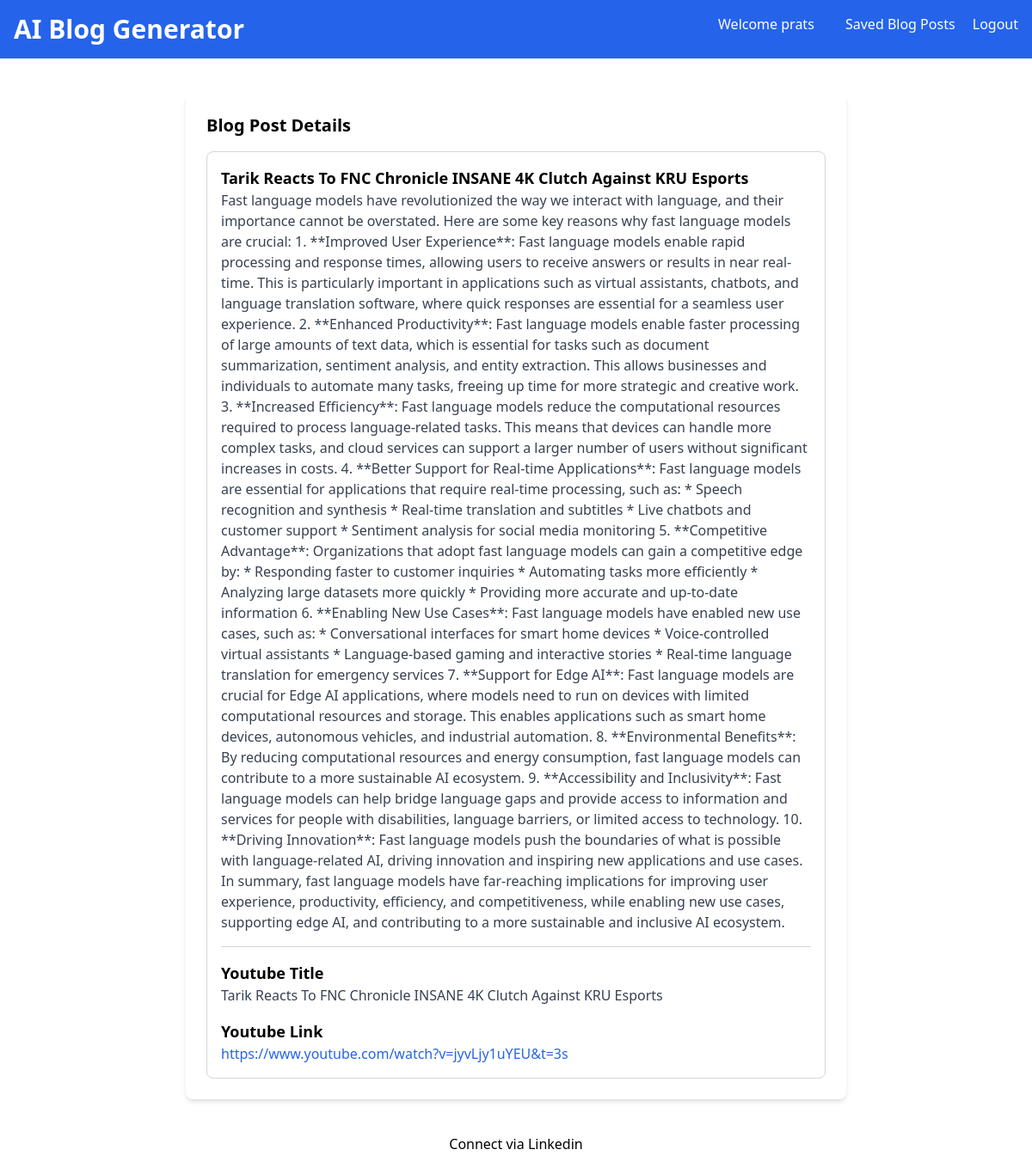
The page /blog-details/1/ (signed in) on the database its author committed.
### blog_generator/models.py (models this page shows, shortened)
class BlogPost(models.Model):
    user = models.ForeignKey(User, on_delete=models.CASCADE)
    youtube_title = models.CharField(max_length=300)
    youtube_link = models.URLField()
    generated_content = models.TextField()
    created_at = models.DateTimeField(auto_now_add=True)

### blog_generator/views.py (the view)
# urls.py: path('blog-details/<int:pk>/', views.blog_details, name='blog-details'),
def blog_details(request, pk):
    blog_article_detail = BlogPost.objects.get(id=pk)
    if request.user == blog_article_detail.user:
        return render(request, 'blog-details.html', {'blog_article_detail': blog_article_detail})
    else:
        return redirect('/')

### templates/blog-details.html (shortened to what this page needs)
<!DOCTYPE html>
<html lang="en">
<head>
    <link href="https://cdn.jsdelivr.net/npm/tailwindcss@2.2.19/dist/tailwind.min.css" rel="stylesheet">
</head>
<body class="bg-grat-100 font-sans antialiased">
    <nav class="bg-blue-600 p-4 text-white flex justify-between">
        <div>
            <a href = '/'>
            <h1 class="text-3xl font-bold">AI Blog Generator</h1>
            </a>
        </div>
        <div>
            <a href="#" class="text-white hover:underline mx-4">Welcome {{ user.username }}</a>
            <a href="/blog-list" class="text-white hover:underline mx-4">Saved Blog Posts</a>
            <a href="#" class="text-white hover:underline">Logout</a>
        </div>
    </nav>
    <div class="container mx-auto mt-10 px-4 sm:px-0">
        <div class="max-w-3xl mx-auto bg-white p-6 rounded-lg shadow-md">
            <section>
                <h2 class="text-xl mb-4 font-semibold">Blog Post Details</h2>
                <div class="border border-gray-300 p-4 rounded-lg">
                    <h3 class="text-lg font-semibold">{{blog_article_detail.youtube_title}}</h3>
                    <p class="text-gray-700">{{blog_article_detail.generated_content}}</p>
                    <hr class="my-4 border-gray-300">
                    <h4 class="text-lg font-semibold">Youtube Title</h4>
                    <p class="text-gray-700">{{blog_article_detail.youtube_title}}</p>
                    <h4 class="text-lg font-semibold mt-4">Youtube Link</h4>
                    <a href="{{blog_article_detail.youtube_link}}" class="text-blue-600 hover:underline">{{blog_article_detail.youtube_link}}</a>
                </div>
            </section>
        </div>
    </div>
    <footer class="text-center p-4 text-blacl mt-6">
        Connect via <a href="https://www.linkedin.com/in/pratyakshs10/">Linkedin</a>
    </footer>
</body>
</html>

### rows shown on the page
BlogPost: youtube_title "Tarik Reacts To FNC Chronicle INSANE 4K Clutch Against KRU Esports", generated_content "Fast language models have revolutionized the way we interact with language, and their importance cannot be overstated. Here are some key reasons why fast language models are crucial: 1. **Improved User Experience**: Fast language models enable rapid processing and response times, allowing users to receive answers or results in near real-time. This is particularly important in applications such as virtual assistants, chatbots, and language translation software, where quick responses are essential for a seamless user experience. 2. **Enhanced Productivity**: Fast language models enable faster processing of large amounts of text data, which is essential for tasks such as document…", youtube_link "https://www.youtube.com/watch?v=jyvLjy1uYEU&t=3s"

### other values the page prints
{{ user.username }} "prats"
